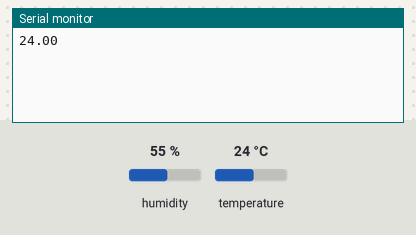
This sketch was run on a simulated ESP8266 (NodeMCU). Parts: the last lines printed to the serial monitor. Inputs (shaded band) come from the test bench; at power-on: temperature 24 °C, humidity 55 %. WiFi joins after 1.5 s; servers stay silent unless stated.

Above: at 3.0 s.
3.1 s: temperature set to 12 °C
At 4.4 s:
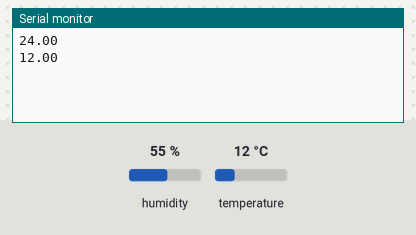
4.6 s: temperature set to 19 °C
At 5.2 s:
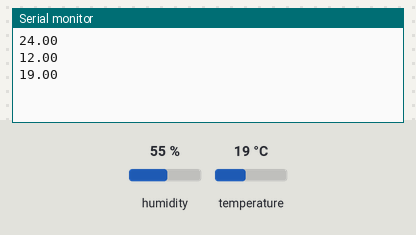
Timing chart, 0 to 7.6 s (numbered marks = the images above; inputs shaded):
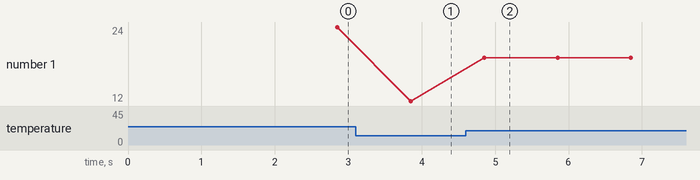

The sketch:

ESP8266_Standalone.ino
```cpp
// (licence header left out)
#define BLYNK_PRINT Serial    // Comment this out to disable prints and save space
#include <ESP8266WiFi.h>
#include <BlynkSimpleEsp8266.h>
#include <SPI.h>
#include <Ethernet.h>
#include <dht.h>
#include <SimpleTimer.h>

char auth[] = "NuWBLX1Oz3sTrMgyfRIsw7sZ2HPH1-Pp";

#define tempSenzorPin 2
dht DHT;

// Your WiFi credentials.
// Set password to "" for open networks.
char ssid[] = "No Free Internet For You ! :)";
char pass[] = "CiscoVidiu2020";

SimpleTimer timer;

void sendSensor()
{
  DHT.read11(tempSenzorPin);
  float t = DHT.temperature;

  if (isnan(t)) {
    Serial.println("Nu se poate citi temperatura de la senzor.");
    return;
  }
  else
    Serial.println(t);

  Blynk.virtualWrite(V6, t);
}

void setup()
{
  Serial.begin(9600);
  Blynk.begin(auth, ssid, pass);
  DHT.read11(tempSenzorPin);
  pinMode(D7, INPUT);

  timer.setInterval(1000L, sendSensor);
}

void loop()
{
  Blynk.run();
  timer.run(); // Initiates SimpleTimer
}
```

Measured:
- after the input at 3.1 s, the serial monitor: prints a new line after 0.75 s (image 1)
- after the input at 4.6 s, the serial monitor: prints a new line after 0.25 s (image 2)
- plotted number 1: 24 → 12 after the input at 3.1 s, 12 → 19 after the input at 4.6 s
